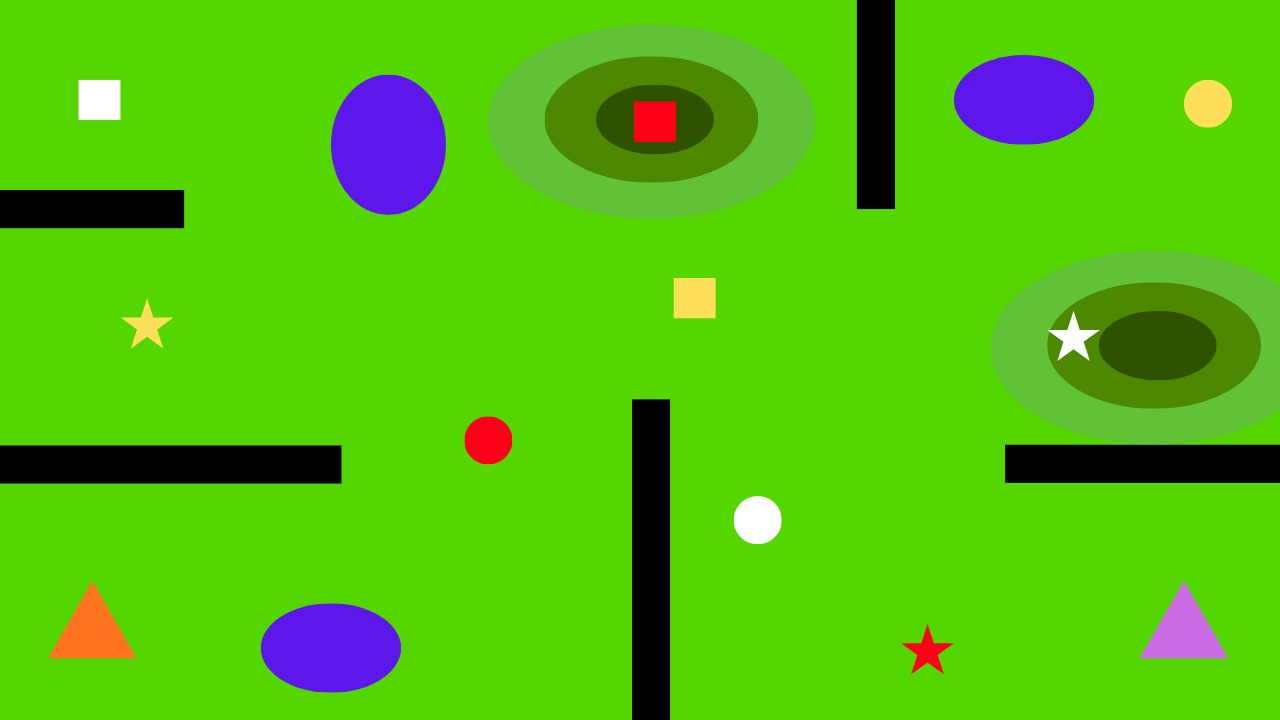
#> input picture Photos/4.jpg, 1280 x 720 px, found by its file name
$ python main.py
#> lines starting #> are read from the running program, lines starting #| are printed output that depends on the picture; after the words box and inside, x2 and y2 are one past the last pixel; in counts of white or black regions, pixels touching at a corner belong together
#> further down, image is the input picture: shape (720, 1280, 3); mean B, G, R 14.4, 189.5, 83.3
import cv2
import numpy as np


inp = "photos/4.jpg"


elev_colours = np.array([ [0, 215, 84],[55, 194, 97],[0, 137, 76],[0, 82, 47],])


def Fshape(contour):
    peri = cv2.arcLength(contour, True)
    area = cv2.contourArea(contour)


    _, _, w, h = cv2.boundingRect(contour)

    aspect_ratio = max(w, h) / min(w, h)
    vertices = cv2.approxPolyDP(contour, 0.03 * peri, True)

    if len(vertices) == 3:
        return "triangle"
    if len(vertices) == 4 and aspect_ratio <= 1.25:
        return "square"

    hull_area = cv2.contourArea(cv2.convexHull(contour))
    solidity = area / hull_area if hull_area else 1.0
    if 5 <= len(vertices) <= 12 and solidity < 0.9:
        return "star"

    circularity = 4 * np.pi * area / (peri * peri)
    if circularity >= 0.7 and aspect_ratio <= 1.2:
        return "circle"

    return None


def detect_elevation(image, g_mask, x, y, w, h):
    ring = np.zeros(g_mask.shape, dtype=np.uint8)
    ring[
        max(0, y - 8) :  y + h + 8,
        max(0, x - 8) : x + w + 8,
    ] = g_mask[
        max(0, y - 8) : y + h + 8,
        max(0, x - 8) : x + w + 8,
    ]
    ring[y : y + h, x : x + w] = 0
    pixels = image[ring > 0].astype(np.int16)
    if len(pixels) == 0:
        return None

    distances = ((pixels[:, None, :] - elev_colours[None, :, :]) ** 2).sum(axis=2)
    closest_colors = np.argmin(distances, axis=1)
    counts = np.bincount(closest_colors, minlength=len(elev_colours))
    return int(np.argmax(counts)) + 1


def detect_casualities(image):
    hsv = cv2.cvtColor(image, cv2.COLOR_BGR2HSV)
#> hsv: shape (720, 1280, 3); mean H, S, V 49.9, 236.6, 198.9
    g_mask = cv2.inRange(hsv, (35, 40, 40), (85, 255, 255))
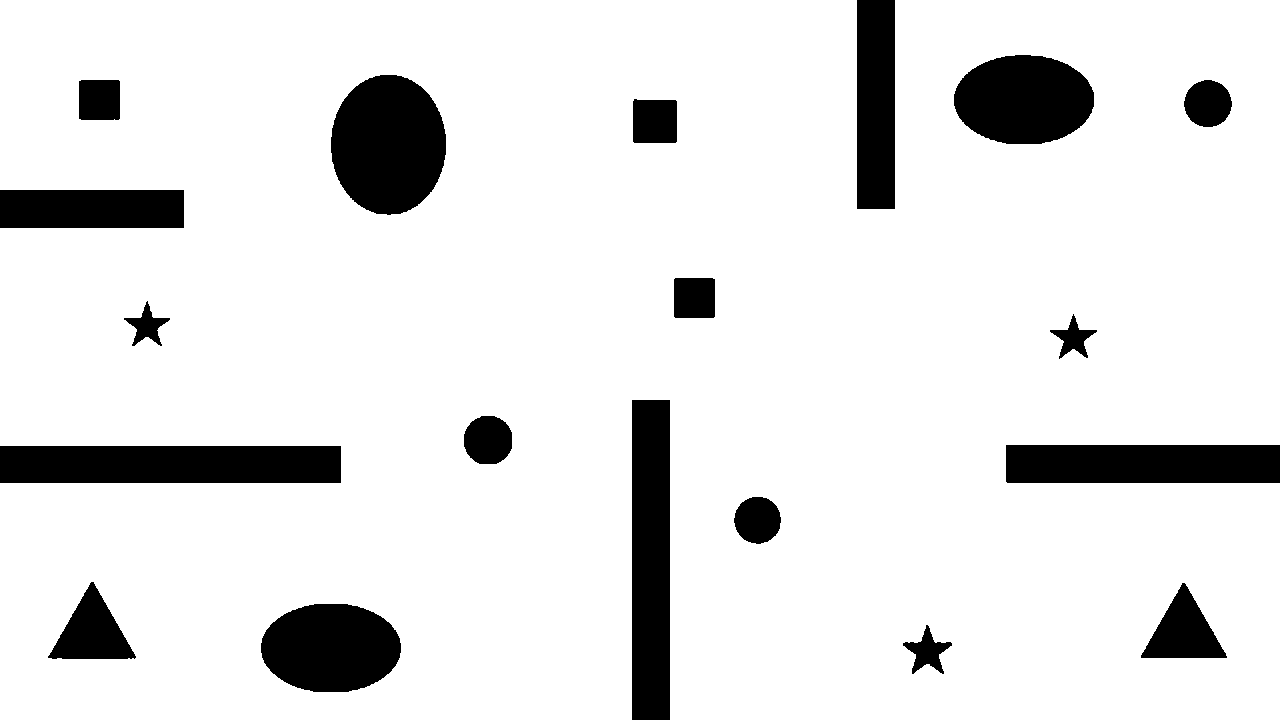
#> g_mask: shape (720, 1280); 88.9% white; 19 black regions, largest, box (x1, y1, x2, y2) and area: (331, 75, 446, 215) 12667, (0, 446, 341, 483) 12617, (632, 400, 670, 720) 12160
    object_mask = cv2.bitwise_not(g_mask)
#> object_mask: shape (720, 1280); 11.1% white; 19 white regions
    contours, _ = cv2.findContours(
        object_mask, cv2.RETR_EXTERNAL, cv2.CHAIN_APPROX_SIMPLE
    )
#> contours = 19 contours; largest, box (x1, y1, x2, y2) and area: (331, 75, 446, 215) 12484, (0, 446, 341, 483) 12240, (632, 400, 670, 720) 11803, (1006, 445, 1280, 483) 10100, (954, 55, 1094, 144) 9716

    casualities = []
    start_end = []
    for contour in contours:
        area = cv2.contourArea(contour)
        if area < 100 or area > 20000:
            continue

        shape = Fshape(contour)
        if shape is None:
            continue

        x, y, w, h = cv2.boundingRect(contour)
        center = (x + w // 2, y + h // 2)

        if shape == "triangle":
            b, g, r = image[center[1], center[0]]
            if 30 <= g <= 42 and 110 <= b <= 120 and r >= 240:
                start_end.insert(0, center)
            else:
                start_end.append(center)
            continue

        b, g, r = image[center[1], center[0]]
        if r >= 200 and g <= 50 and b <= 50:
            severity = 3
        elif r >= 200 and g >= 200 and b >= 200:
            severity = 1
        elif 50 <= r <= 255 and 60 <= g <= 100 and b >= 200:
            severity = 2
        else:
            severity = 0

        age = {"star": 1, "circle": 3, "square": 2}[shape]
        elevation = detect_elevation(image, g_mask, x, y, w, h)
        casualities.append(
            {
                "shape": shape,
                "severity_score": severity,
                "age_score": age,
                "priority_score": severity * age,
                "elevation": elevation,
                "location": center,
                "x": x,
                "y": y,
                "w": w,
                "h": h,
            }
        )
#> this loop made 19 passes
#> (peri in Fshape, aspect_ratio in Fshape, hull_area in Fshape, solidity in Fshape, circularity in Fshape) on passes 5, 8, 15: (153, 1, 1680.5, 0.98, 0.885), (159.3, 1, 1844.5, 0.986, 0.901), (154.4, 1.02, 1712, 0.983, 0.888)
#> after the loop, casualities = 9 items; start_end = [(1184, 620), (92, 620)]

    return casualities, start_end


image = cv2.imread(inp)
if image is None:
    raise FileNotFoundError(f"Could not read {inp}")

casualities, start_end = detect_casualities(image)
#> casualities = 9 items; start_end = [(1184, 620), (92, 620)]
casualities.sort(key=lambda item: item["priority_score"], reverse=True)

for number, casuality in enumerate(casualities, 1):
    x = casuality["x"]
    y = casuality["y"]
    w = casuality["w"]
    h = casuality["h"]
    cv2.rectangle(image, (x, y), (x + w, y + h), (0, 0, 0), 2)
    label = f"{casuality['shape']}, elevation {casuality['elevation'] or '?'}"
    cv2.putText(image,label,(x, max(20, y - 8)),cv2.FONT_HERSHEY_SIMPLEX,0.55,(0, 0, 0),2,)
    print(f"casuality{number}: {casuality['shape']}, "f"severity {casuality['severity_score']}, "f"age {casuality['age_score']}, "f"priority {casuality['priority_score']}, "f"elevation {casuality['elevation'] or 'unknown'}, "f"location {casuality['location']}")
#> this loop made 9 passes
#> (x, y, w, h, label) on passes 1 to 8: (464, 416, 48, 48, 'circle, elevation 1'), (633, 99, 44, 44, 'square, elevation 4'), (903, 625, 49, 49, 'star, elevation 1'), (734, 497, 47, 47, 'circle, elevation 1'), (79, 80, 41, 40, 'square, elevation 1'), (1050, 314, 47, 45, 'star, elevation 3'), (124, 301, 46, 45, 'star, elevation 1'), (674, 278, 41, 40, 'square, elevation 1')
#> (printed output is left out)
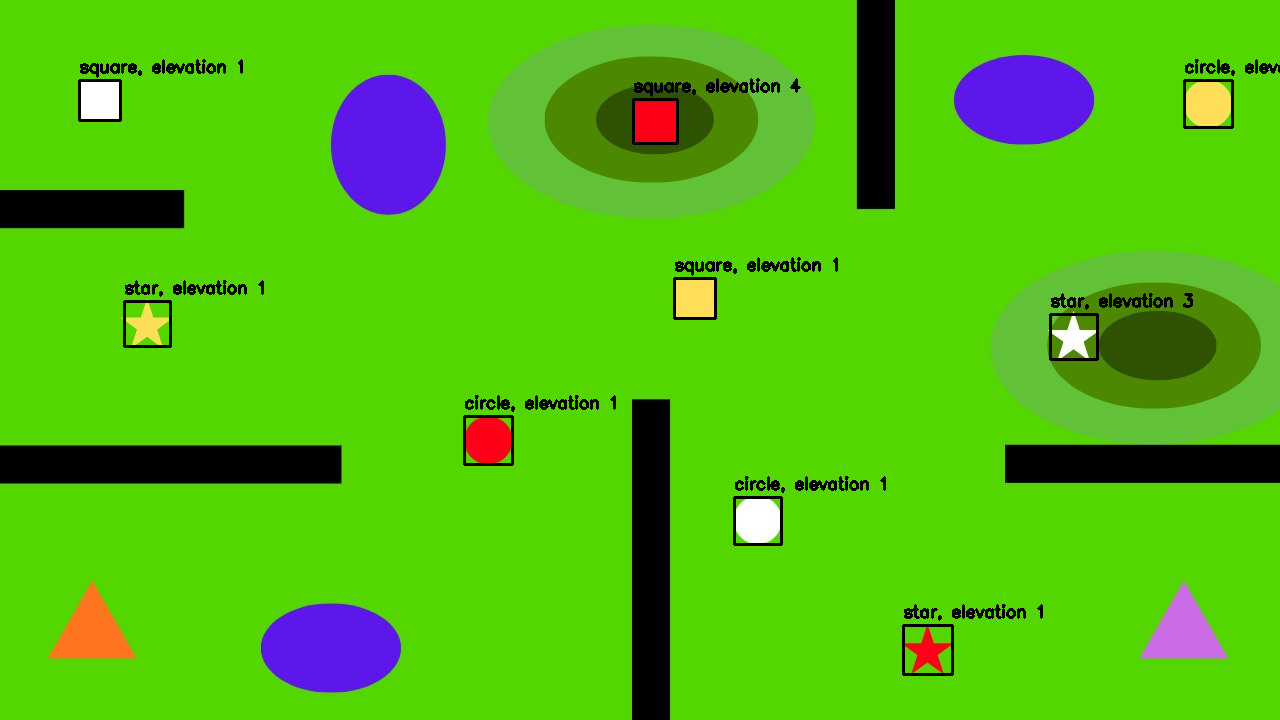
#> image: shape (720, 1280, 3); 1.43% of pixels changed, all inside (x1, y1, x2, y2) = (78, 59, 1280, 676)

if casualities:
    if start_end:
        cv2.line(image, start_end[0], casualities[0]["location"], (0, 0, 0), 3)
#> image: shape (720, 1280, 3); 0.39% of pixels changed, all inside (x1, y1, x2, y2) = (486, 438, 1187, 623)

    for previous, current in zip(casualities, casualities[1:]):
        cv2.line(image, previous["location"], current["location"], (0, 0, 0), 3)
#> this loop made 8 passes
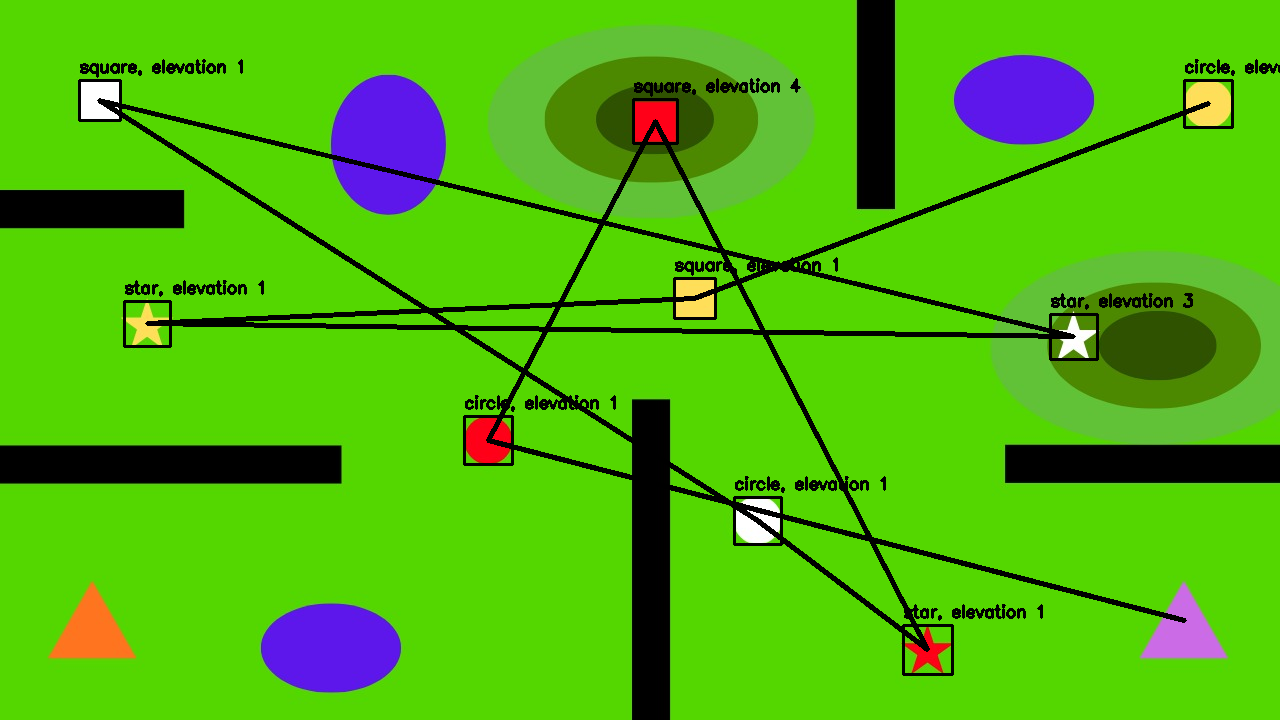
#> image: shape (720, 1280, 3); mean B, G, R 13.8, 180.8, 79.2

    if len(start_end) >= 2:
        cv2.line(image, casualities[-1]["location"], start_end[1], (0, 0, 0), 3)
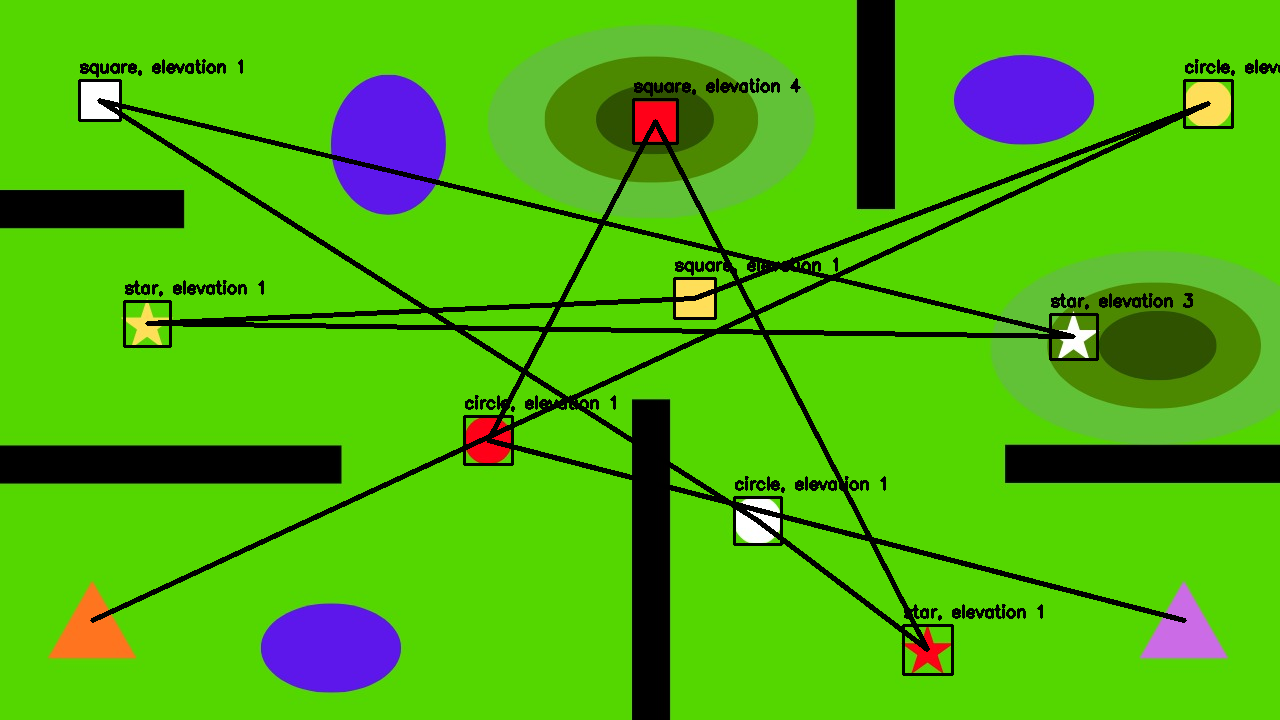
#> image: shape (720, 1280, 3); 0.62% of pixels changed, all inside (x1, y1, x2, y2) = (90, 107, 1206, 623)

cv2.imwrite("photos/output/main.png", image)
print(f"Detected {len(casualities)} casualities")
#| Detected 9 casualities

$ run again, with Photos/2.jpg copied over Photos/4.jpg
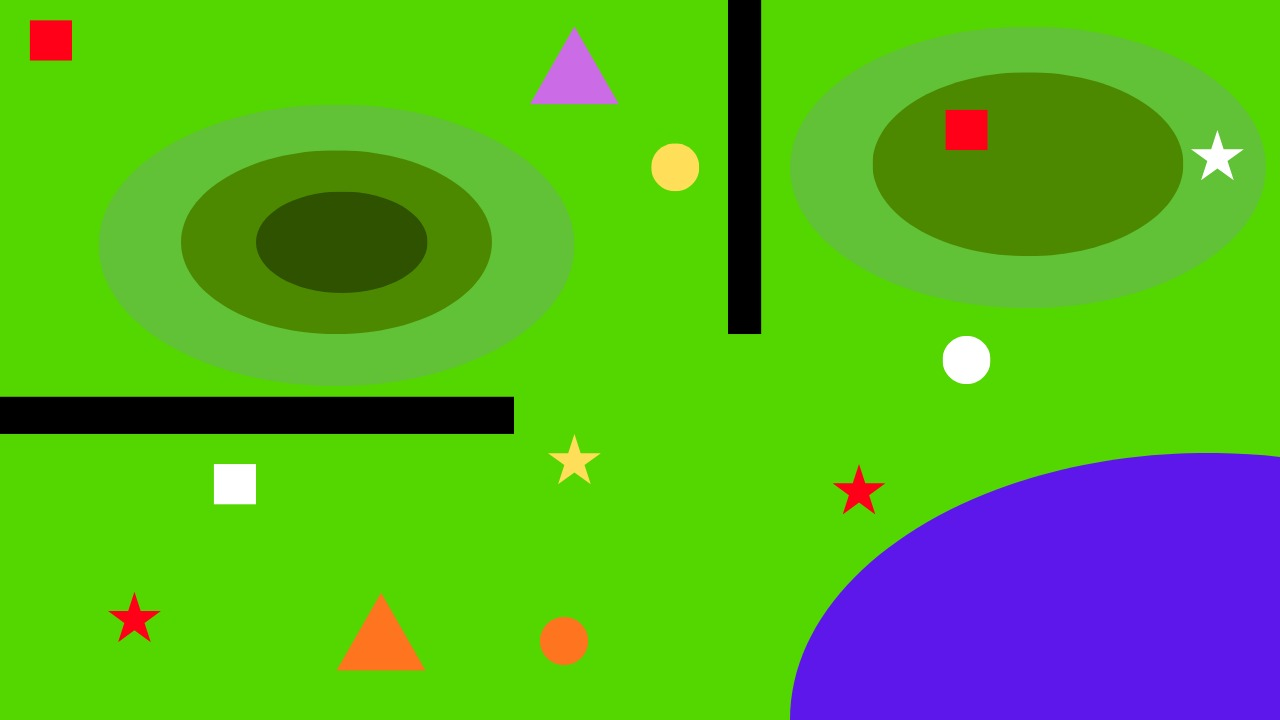
#> input picture Photos/2.jpg, 1280 x 720 px, found by its file name
#> image is the input picture: shape (720, 1280, 3); mean B, G, R 37.2, 172.7, 86.5
#> hsv: shape (720, 1280, 3); mean H, S, V 57, 233.7, 199.7
#> in detect_casualities, `g_mask = cv2.inRange(hsv, (35, 40, 40), (85, 255, 255))`:
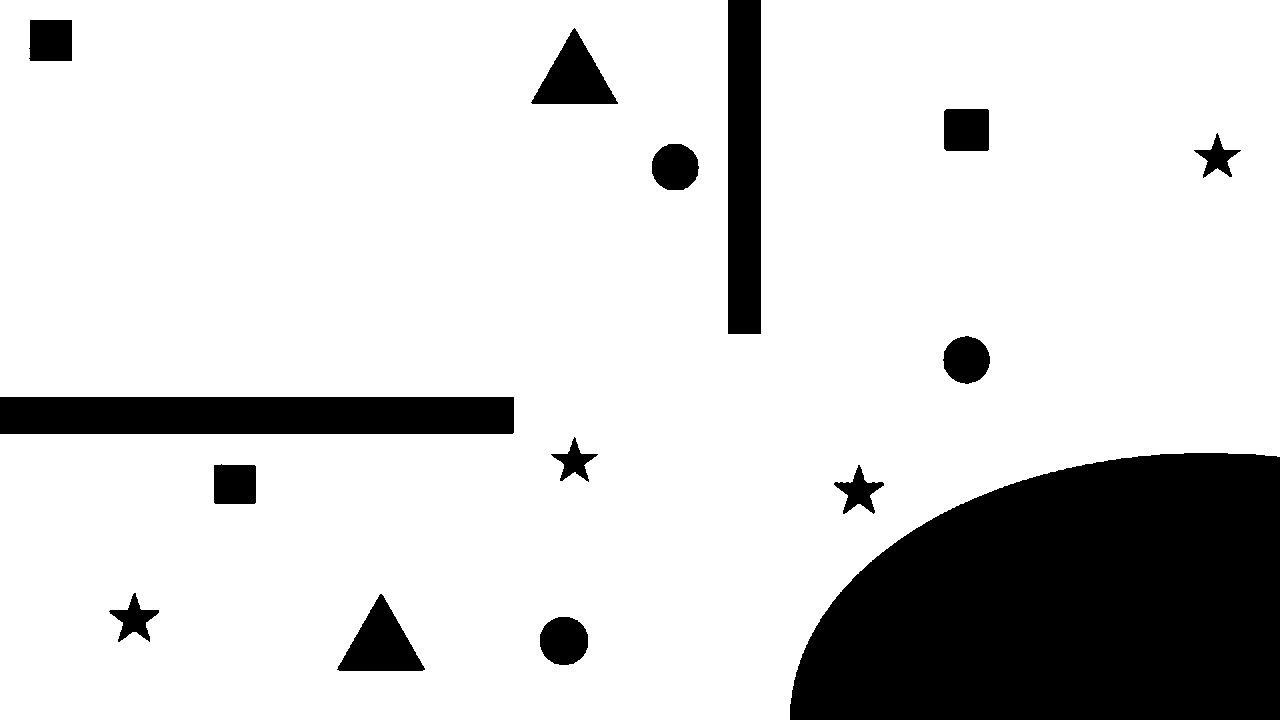
#> g_mask: shape (720, 1280); 82.9% white; 15 black regions, largest, box (x1, y1, x2, y2) and area: (790, 453, 1280, 720) 106837, (0, 397, 514, 434) 19017, (728, 0, 761, 334) 11022
#> object_mask: shape (720, 1280); 17.1% white; 15 white regions
#> contours = 15 contours; largest, box (x1, y1, x2, y2) and area: (790, 453, 1280, 720) 106176, (0, 397, 514, 434) 18468, (728, 0, 761, 334) 10656, (337, 594, 425, 671) 3421, (531, 28, 618, 104) 3284
#> the loop in detect_casualities, `for contour in contours:` made 15 passes
#> (peri in Fshape, aspect_ratio in Fshape, hull_area in Fshape, solidity in Fshape, circularity in Fshape) on passes 1, 9, 10: (158.1, 1, 1810.5, 0.986, 0.897), (153.2, 1.02, 1689.5, 0.98, 0.887), (152.1, 1.02, 1695, 0.986, 0.907)
#> after the loop in detect_casualities, `for contour in contours:`: casualities = 10 items; start_end = [(381, 632), (574, 66)]
#> `casualities, start_end = detect_casualities(image)`: casualities = 10 items; start_end = [(381, 632), (574, 66)]
#> the loop `for number, casuality in enumerate(casualities, 1):` made 10 passes
#> (x, y, w, h, label) on passes 1 to 8: (944, 109, 45, 42, 'square, elevation 3'), (29, 20, 43, 41, 'square, elevation 1'), (109, 593, 50, 49, 'star, elevation 1'), (834, 465, 50, 49, 'star, elevation 1'), (943, 336, 47, 48, 'circle, elevation 1'), (214, 464, 42, 40, 'square, elevation 1'), (1194, 133, 47, 45, 'star, elevation 2'), (540, 617, 48, 48, 'circle, elevation 1')
#> (printed output is left out)
#> the loop `for previous, current in zip(casualities, casualities[1:]):` made 9 passes
#> `cv2.line(image, casualities[-1]["location"], start_end[1], (0, 0, 0), 3)`:
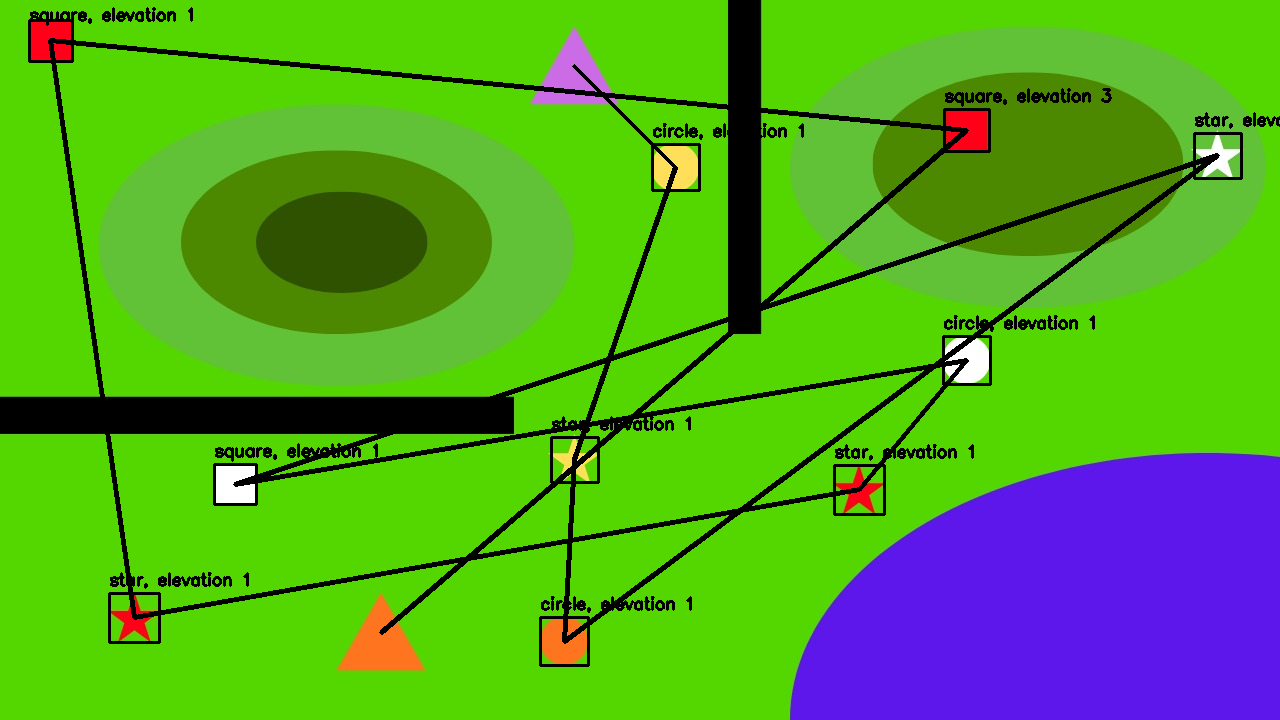
#> image: shape (720, 1280, 3); mean B, G, R 36.5, 163.2, 81.9
#| Detected 10 casualities
